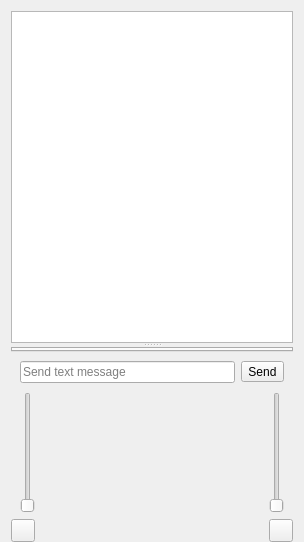
<?xml version="1.0" encoding="UTF-8"?>
<ui version="4.0">
 <class>View</class>
 <widget class="QWidget" name="View">
  <property name="geometry">
   <rect>
    <x>0</x>
    <y>0</y>
    <width>304</width>
    <height>542</height>
   </rect>
  </property>
  <property name="windowTitle">
   <string notr="true">Ring KDE</string>
  </property>
  <layout class="QVBoxLayout" name="verticalLayout">
   <property name="spacing">
    <number>0</number>
   </property>
   <property name="bottomMargin">
    <number>0</number>
   </property>
   <item>
    <widget class="QSplitter" name="splitter">
     <property name="orientation">
      <enum>Qt::Vertical</enum>
     </property>
     <widget class="CategorizedTreeView" name="m_pView">
      <property name="acceptDrops">
       <bool>true</bool>
      </property>
      <property name="dragEnabled">
       <bool>true</bool>
      </property>
      <property name="dragDropMode">
       <enum>QAbstractItemView::DragDrop</enum>
      </property>
      <property name="verticalScrollMode">
       <enum>QAbstractItemView::ScrollPerPixel</enum>
      </property>
      <property name="horizontalScrollMode">
       <enum>QAbstractItemView::ScrollPerItem</enum>
      </property>
      <property name="indentation">
       <number>25</number>
      </property>
      <property name="rootIsDecorated">
       <bool>false</bool>
      </property>
      <attribute name="headerVisible">
       <bool>false</bool>
      </attribute>
     </widget>
     <widget class="IMManager" name="m_pMessageTabBox">
      <property name="currentIndex">
       <number>-1</number>
      </property>
     </widget>
    </widget>
   </item>
   <item>
    <widget class="QWidget" name="m_pMessageBoxW" native="true">
     <layout class="QHBoxLayout" name="horizontalLayout_2">
      <item>
       <layout class="QHBoxLayout" name="horizontalLayout">
        <item>
         <widget class="QLineEdit" name="m_pSendMessageLE">
          <property name="placeholderText">
           <string>Send text message</string>
          </property>
          <property name="showClearButton" stdset="0">
           <bool>true</bool>
          </property>
         </widget>
        </item>
        <item>
         <widget class="QToolButton" name="m_pSendMessagePB">
          <property name="text">
           <string>Send</string>
          </property>
         </widget>
        </item>
       </layout>
      </item>
     </layout>
    </widget>
   </item>
   <item>
    <widget class="QWidget" name="widget_controls" native="true">
     <property name="enabled">
      <bool>true</bool>
     </property>
     <property name="sizePolicy">
      <sizepolicy hsizetype="Minimum" vsizetype="Minimum">
       <horstretch>0</horstretch>
       <verstretch>0</verstretch>
      </sizepolicy>
     </property>
     <property name="maximumSize">
      <size>
       <width>16777215</width>
       <height>150</height>
      </size>
     </property>
     <layout class="QGridLayout" name="gridLayout">
      <property name="margin">
       <number>0</number>
      </property>
      <item row="0" column="0">
       <widget class="QSlider" name="slider_recVol">
        <property name="sizePolicy">
         <sizepolicy hsizetype="Fixed" vsizetype="Expanding">
          <horstretch>0</horstretch>
          <verstretch>0</verstretch>
         </sizepolicy>
        </property>
        <property name="minimumSize">
         <size>
          <width>0</width>
          <height>50</height>
         </size>
        </property>
        <property name="toolTip">
         <string>Mic volume</string>
        </property>
        <property name="layoutDirection">
         <enum>Qt::RightToLeft</enum>
        </property>
        <property name="autoFillBackground">
         <bool>false</bool>
        </property>
        <property name="maximum">
         <number>100</number>
        </property>
        <property name="orientation">
         <enum>Qt::Vertical</enum>
        </property>
        <property name="invertedAppearance">
         <bool>false</bool>
        </property>
        <property name="invertedControls">
         <bool>false</bool>
        </property>
        <property name="tickPosition">
         <enum>QSlider::NoTicks</enum>
        </property>
       </widget>
      </item>
      <item row="0" column="1" rowspan="2" colspan="2">
       <widget class="Dialpad" name="widget_dialpad" native="true">
        <property name="sizePolicy">
         <sizepolicy hsizetype="Expanding" vsizetype="Preferred">
          <horstretch>0</horstretch>
          <verstretch>0</verstretch>
         </sizepolicy>
        </property>
       </widget>
      </item>
      <item row="0" column="3">
       <widget class="QSlider" name="slider_sndVol">
        <property name="sizePolicy">
         <sizepolicy hsizetype="Fixed" vsizetype="Expanding">
          <horstretch>0</horstretch>
          <verstretch>0</verstretch>
         </sizepolicy>
        </property>
        <property name="minimumSize">
         <size>
          <width>0</width>
          <height>50</height>
         </size>
        </property>
        <property name="toolTip">
         <string>Speakers volume</string>
        </property>
        <property name="layoutDirection">
         <enum>Qt::LeftToRight</enum>
        </property>
        <property name="autoFillBackground">
         <bool>false</bool>
        </property>
        <property name="maximum">
         <number>100</number>
        </property>
        <property name="orientation">
         <enum>Qt::Vertical</enum>
        </property>
        <property name="tickPosition">
         <enum>QSlider::NoTicks</enum>
        </property>
       </widget>
      </item>
      <item row="1" column="0">
       <widget class="QToolButton" name="toolButton_recVol">
        <property name="text">
         <string/>
        </property>
        <property name="checkable">
         <bool>true</bool>
        </property>
       </widget>
      </item>
      <item row="1" column="3">
       <widget class="QToolButton" name="toolButton_sndVol">
        <property name="text">
         <string/>
        </property>
        <property name="checkable">
         <bool>true</bool>
        </property>
        <property name="checked">
         <bool>false</bool>
        </property>
       </widget>
      </item>
     </layout>
    </widget>
   </item>
  </layout>
 </widget>
 <customwidgets>
  <customwidget>
   <class>CategorizedTreeView</class>
   <extends>QTreeView</extends>
   <header>widgets/categorizedtreeview.h</header>
  </customwidget>
  <customwidget>
   <class>Dialpad</class>
   <extends>QWidget</extends>
   <header>widgets/dialpad.h</header>
   <container>1</container>
  </customwidget>
  <customwidget>
   <class>IMManager</class>
   <extends>QTabWidget</extends>
   <header>widgets/immanager.h</header>
   <container>1</container>
  </customwidget>
 </customwidgets>
 <resources>
  <include location="../qrc/resources.qrc"/>
 </resources>
 <connections/>
</ui>
